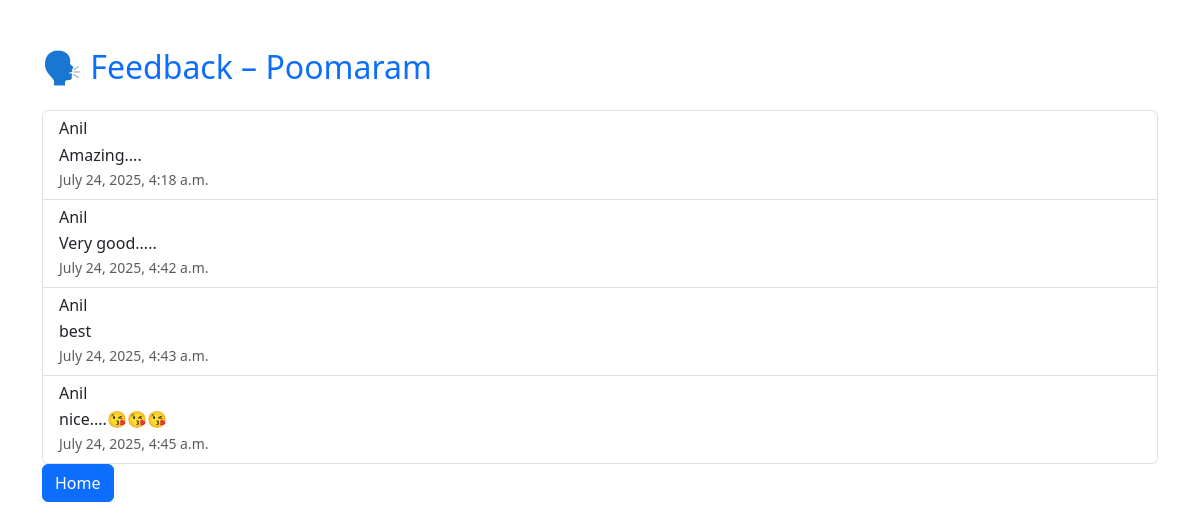
The app's page /Coordinator/view_feedback/3/ (signed in) with its own data.
### Admin_app/models.py (models this page shows, shortened)
class Event(models.Model):
    name=models.CharField(max_length=200)
    category=models.ForeignKey(Category,on_delete=models.CASCADE)
    image=models.FileField(upload_to='images/')
    description = models.TextField()
    venue = models.CharField(max_length=100)
    time = models.DateTimeField()
    capacity = models.PositiveIntegerField()
    is_feedback_enabled = models.BooleanField(default=False)
    is_otp_enabled = models.BooleanField(default=False)
    registration_deadline = models.DateTimeField()
    created_by = models.ForeignKey(User, on_delete=models.SET_NULL, null=True, related_name='created_events')
    coordinators = models.ManyToManyField(Coordinator, related_name='coordinated_events')

class Feedback(models.Model):
    event = models.ForeignKey(Event, on_delete=models.CASCADE)
    student = models.ForeignKey(Student, on_delete=models.CASCADE)
    text = models.TextField()
    submitted_at = models.DateTimeField(auto_now_add=True)

class Student(models.Model):
    user=models.ForeignKey(User,on_delete=models.CASCADE)
    phone=models.CharField(max_length=12)
    is_coordinator=models.BooleanField(blank=True,null=True,default=False)

### Coordinator/views.py (the view)
# urls.py: path('view_feedback/<int:event_id>/', views.view_feedback, name='view_feedback'),
@user_passes_test(is_coordinator)
def view_feedback(request,event_id):
    event=get_object_or_404(Event,id=event_id)
    feedbacks=Feedback.objects.filter(event=event)
    return render(request, 'coordinator_view_feedback.html', {
        'event': event,
        'feedbacks': feedbacks
    })

### Coordinator/views.py (called while the page is built)
def is_coordinator(user):
    try:
        return user.coordinator.is_coordinator
    except Coordinator.DoesNotExist:
        return False

### template/coordinator_view_feedback.html (shortened to what this page needs)
<!DOCTYPE html>
<html lang="en">
<head>
  <link href="https://cdn.jsdelivr.net/npm/bootstrap@5.3.0/dist/css/bootstrap.min.css" rel="stylesheet">
</head>
<body>
<div class="container py-5">
  <h2 class="text-primary mb-4">🗣 Feedback – {{ event.name }}</h2>
  <div class="list-group">
    {% for fb in feedbacks %}
      <div class="list-group-item">
        <h6 class="mb-1">{{ fb.student.user.username }}</h6>
        <p class="mb-0">{{ fb.text }}</p>
        <small class="text-muted">{{ fb.submitted_at }}</small>
      </div>
    {% empty %}
      <div class="text-center text-muted">No feedback submitted yet.</div>
    {% endfor %}
  </div>
  <a href="{% url 'coordinator_home' %}"class='btn btn-primary'>Home</a>
</div>
</body>
</html>

### records on screen
Event: name "Poomaram"
Feedback: student.user.username "Anil", text "Amazing....", submitted_at "July 24, 2025, 4:18 a.m."
Feedback: student.user.username "Anil", text "Very good.....", submitted_at "July 24, 2025, 4:42 a.m."
Feedback: student.user.username "Anil", text "best", submitted_at "July 24, 2025, 4:43 a.m."
Feedback: student.user.username "Anil", text "nice....😘😘😘", submitted_at "July 24, 2025, 4:45 a.m."
